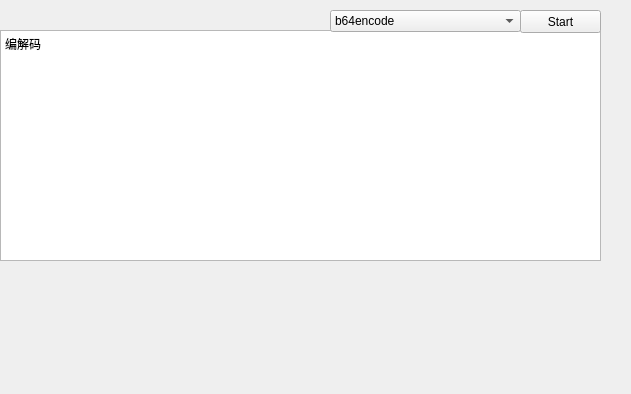
<?xml version="1.0" encoding="UTF-8"?>
<ui version="4.0">
 <class>Converter</class>
 <widget class="QWidget" name="Converter">
  <property name="geometry">
   <rect>
    <x>0</x>
    <y>0</y>
    <width>631</width>
    <height>394</height>
   </rect>
  </property>
  <property name="windowTitle">
   <string>Form</string>
  </property>
  <widget class="QTextEdit" name="textEdit_2">
   <property name="geometry">
    <rect>
     <x>0</x>
     <y>30</y>
     <width>601</width>
     <height>231</height>
    </rect>
   </property>
   <property name="html">
    <string>&lt;!DOCTYPE HTML PUBLIC &quot;-//W3C//DTD HTML 4.0//EN&quot; &quot;http://www.w3.org/TR/REC-html40/strict.dtd&quot;&gt;
&lt;html&gt;&lt;head&gt;&lt;meta name=&quot;qrichtext&quot; content=&quot;1&quot; /&gt;&lt;style type=&quot;text/css&quot;&gt;
p, li { white-space: pre-wrap; }
&lt;/style&gt;&lt;/head&gt;&lt;body style=&quot; font-family:'SimSun'; font-size:9pt; font-weight:400; font-style:normal;&quot;&gt;
&lt;p style=&quot; margin-top:12px; margin-bottom:12px; margin-left:0px; margin-right:0px; -qt-block-indent:0; text-indent:0px; background-color:#ffffff;&quot;&gt;&lt;span style=&quot; background-color:#ffffff;&quot;&gt;编解码&lt;/span&gt;&lt;/p&gt;&lt;/body&gt;&lt;/html&gt;</string>
   </property>
  </widget>
  <widget class="QPushButton" name="pushButton">
   <property name="geometry">
    <rect>
     <x>520</x>
     <y>10</y>
     <width>81</width>
     <height>23</height>
    </rect>
   </property>
   <property name="text">
    <string>Start</string>
   </property>
  </widget>
  <widget class="QComboBox" name="comboBox">
   <property name="geometry">
    <rect>
     <x>330</x>
     <y>10</y>
     <width>191</width>
     <height>22</height>
    </rect>
   </property>
   <item>
    <property name="text">
     <string>b64encode</string>
    </property>
   </item>
   <item>
    <property name="text">
     <string>b64decode</string>
    </property>
   </item>
   <item>
    <property name="text">
     <string>urlencode</string>
    </property>
   </item>
   <item>
    <property name="text">
     <string>urldecode</string>
    </property>
   </item>
  </widget>
 </widget>
 <resources/>
 <connections/>
</ui>
